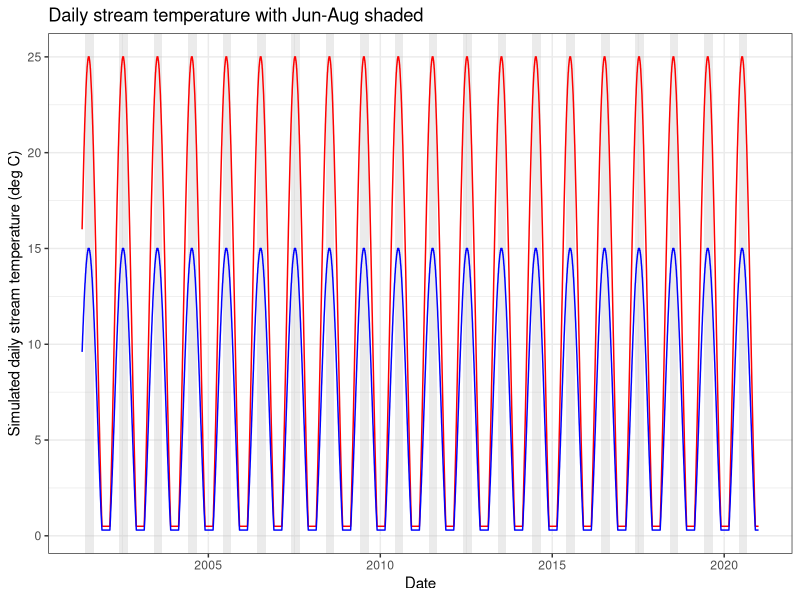
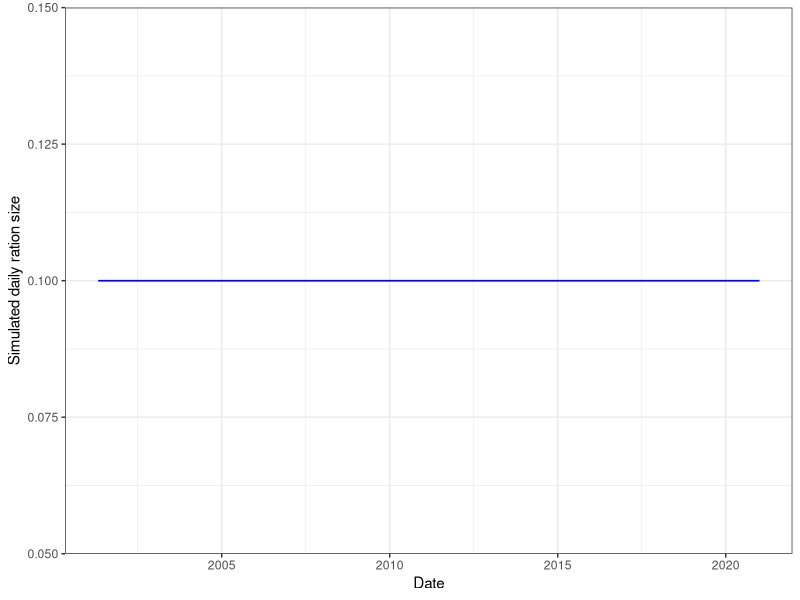
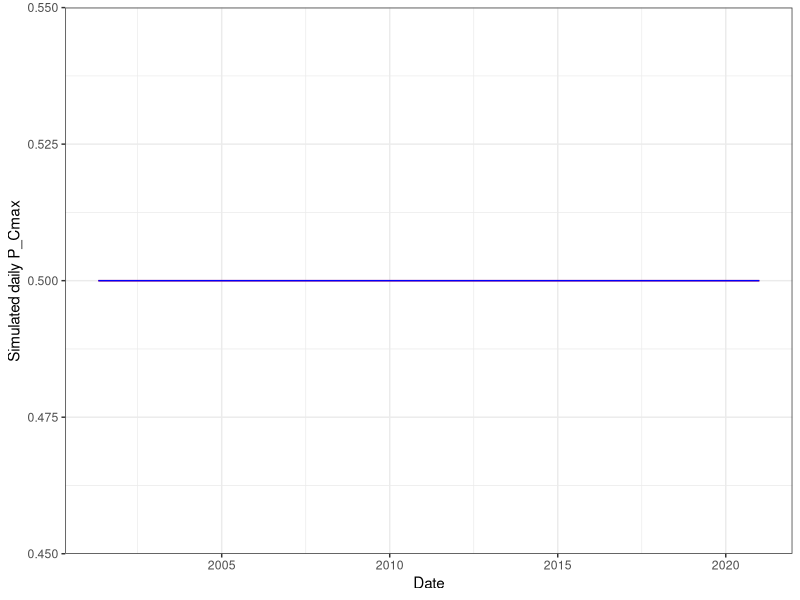

The R script that drew these images, in order:
#' ---
#' title: Simulate Habitat
#' ---
#' 


library(tidyverse)
library(ggpubr)
library(egg)


# Set seed for reproducibility
set.seed(123)

# 1. Create a date range (1 year)
dates <- seq(as.Date("2001-05-01"), as.Date("2020-12-31"), by="day")
n <- length(dates)
doy <- as.numeric(format(dates, "%j")) # Day of year

# 2. Simulate Stream Temperature (Sine wave + Noise)
# Parameters: Midpoint, Amplitude, Offset
base_temp <- 11        # Average annual temperature
amplitude <- 14         # Seasonal fluctuation amplitude
# Peak temperature occurs late in the year (July/Aug)
stream_temp <- base_temp + amplitude * sin(2 * pi * (doy - 100) / 365)

# 3. Add random noise (daily weather variation)
noise <- rnorm(n, mean = 0, sd = 0) # no variation for simplicity
simulated_temp <- stream_temp + noise

# 4. Force values near 0 to small postive, max = 25
simulated_temp[simulated_temp < 0.5] <- 0.5
simulated_temp[simulated_temp > 25] <- 25

# 4. Simulate cold regime using a multiplier
simulated_temp_cold <- simulated_temp*0.6

# 4. Create Data Frame
habitat_df <- tibble(date = dates, 
                     doy = doy, 
                     dayofsim = 1:length(dates),
                     temp_warm = round(simulated_temp, digits = 1), 
                     temp_cold = round(simulated_temp_cold, digits = 1))

# 5. Plot the simulation
summer_shading <- data.frame(
  xmin = as.Date(paste0(unique(format(habitat_df$date, "%Y")), "-06-01")),
  xmax = as.Date(paste0(unique(format(habitat_df$date, "%Y")), "-08-31")),
  ymin = -Inf, ymax = Inf
)

habitat_df %>% ggplot() +
  geom_rect(data = summer_shading,
            aes(xmin = xmin, xmax = xmax, ymin = ymin, ymax = ymax),
            fill = "grey", alpha = 0.3, inherit.aes = FALSE) +
  geom_line(aes(x = date, y = temp_warm), color = "red") +
  geom_line(aes(x = date, y = temp_cold), color = "blue") +
  theme_bw() + 
  xlab("Date") + 
  ylab("Simulated daily stream temperature (deg C)") + 
  labs(title = "Daily stream temperature with Jun-Aug shaded")


# function to retrieve water temperature in patch = patch and at doy/time = t
get_patchtemp <- function(t, patch) {
  if (patch == "warm") {
    habitat_df$temp_warm[habitat_df$dayofsim == t]
  } else {
    habitat_df$temp_cold[habitat_df$dayofsim == t]
  }
}


# define habitat specific ration size
ration_cold <- 0.10
ration_warm <- 0.10

# define random variation in ration size
ration_sd <- 0.00 # no variation for simplicity

# function to generate patch food availability at time t (stochastic)
patch_food <- function(patch) {
  if (patch == "warm") {
    max(0, min(1, rnorm(1, ration_warm, ration_sd)))
  } else {
    max(0, min(1, rnorm(1, ration_cold, ration_sd)))
  }
}

# define food in habitat tibble
habitat_df <- habitat_df %>% 
  mutate(ration_warm = replicate(n = dim(.)[1], patch_food("warm")),
         ration_cold = replicate(n = dim(.)[1], patch_food("cold")))

# plot ration size
habitat_df %>% ggplot() + 
  geom_line(aes(x = date, y = ration_warm), color = "red") +
  geom_line(aes(x = date, y = ration_cold), color = "blue") +
  theme_bw() + 
  xlab("Date") + 
  ylab("Simulated daily ration size")


# function to retrieve ration in patch = patch and at doy/time = t
get_patchration <- function(t, patch) {
  if (patch == "warm") {
    habitat_df$ration_warm[habitat_df$dayofsim == t]
  } else {
    habitat_df$ration_cold[habitat_df$dayofsim == t]
  }
}


# define habitat specific ration size
pcmax_cold <- 0.5
pcmax_warm <- 0.5

# define random variation in ration size
pcmax_sd <- 0.00 # no variation for simplicity

# function to generate patch food availability at time t (stochastic)
patch_pcmax <- function(patch) {
  if (patch == "warm") {
    max(0, min(1, rnorm(1, pcmax_warm, ration_sd)))
  } else {
    max(0, min(1, rnorm(1, pcmax_cold, ration_sd)))
  }
}

# define food in habitat tibble
habitat_df <- habitat_df %>% 
  mutate(pcmax_warm = replicate(n = dim(.)[1], patch_pcmax("warm")),
         pcmax_cold = replicate(n = dim(.)[1], patch_pcmax("cold")))

# plot ration size
habitat_df %>% ggplot() + 
  geom_line(aes(x = date, y = pcmax_warm), color = "red") +
  geom_line(aes(x = date, y = pcmax_cold), color = "blue") +
  theme_bw() + 
  xlab("Date") + 
  ylab("Simulated daily P_Cmax")


# function to retrieve ration in patch = patch and at doy/time = t
get_patchpcmax <- function(t, patch) {
  if (patch == "warm") {
    habitat_df$pcmax_warm[habitat_df$dayofsim == t]
  } else {
    habitat_df$pcmax_cold[habitat_df$dayofsim == t]
  }
}


str(habitat_df)
head(habitat_df)


#quarto::qmd_to_r_script("Habitat.qmd")
